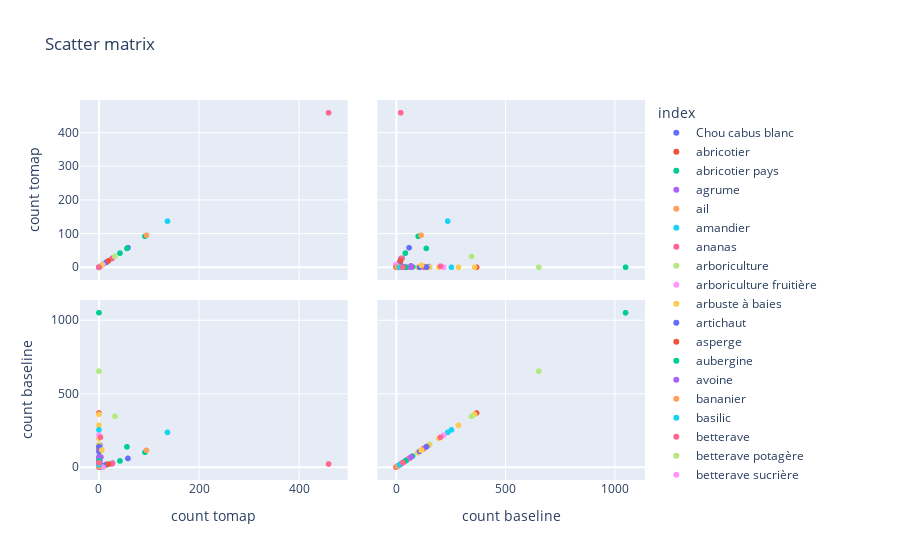

This figure's notebook cell:
### Code cell
scatter_matrix(df = result, list_of_dimensions = ["count_tomap", "count_baseline"])
